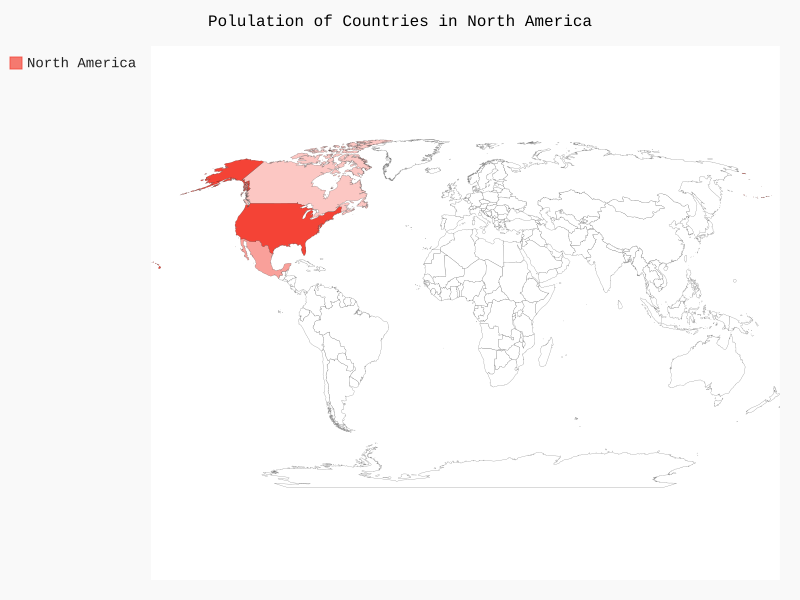

Source code (Python):
import pygal.maps

wm = pygal.maps.world.World()
wm.title = 'Polulation of Countries in North America'
wm.add('North America', {'ca':34126000, 'us':309349000, 'mx':113423000})

wm.render_to_file('na_population.svg')
